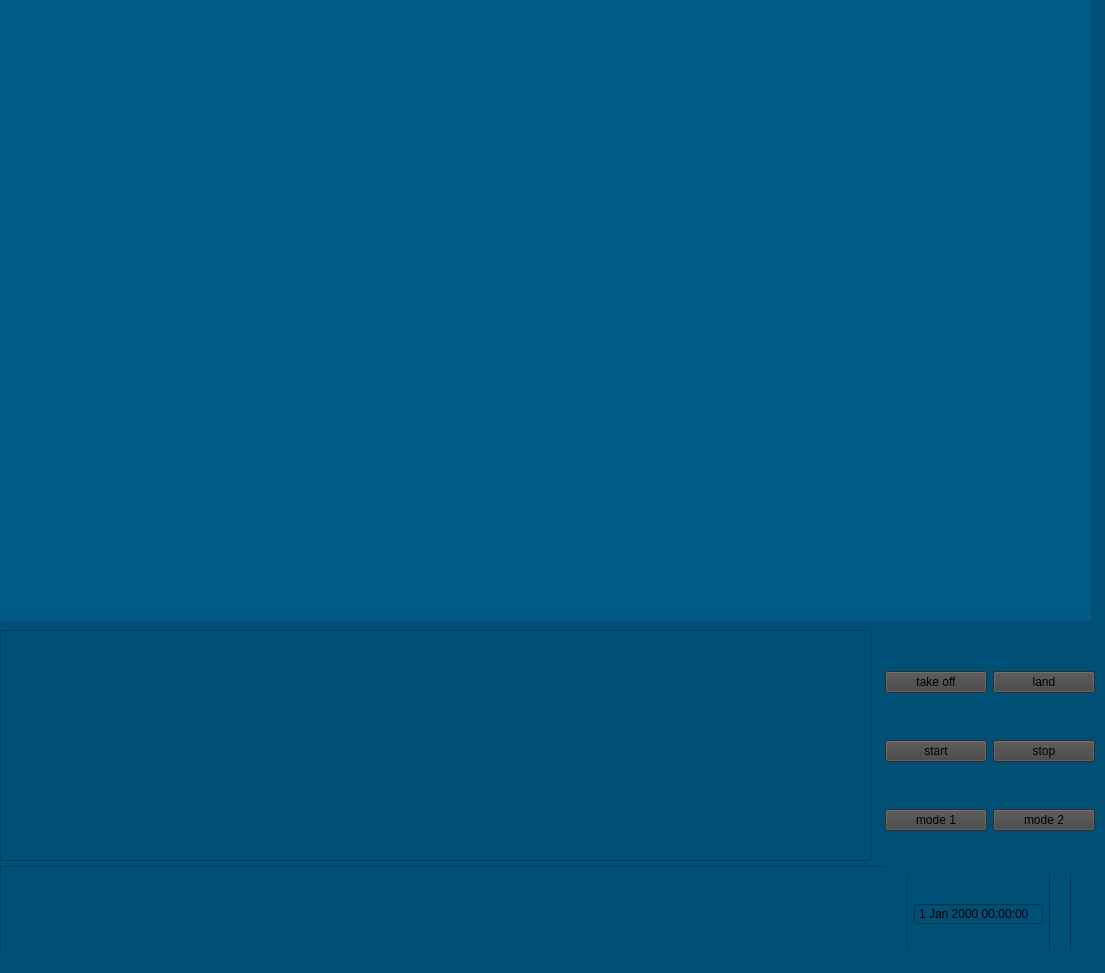
<?xml version="1.0" encoding="UTF-8"?>
<ui version="4.0">
 <class>MainWindow</class>
 <widget class="QMainWindow" name="MainWindow">
  <property name="geometry">
   <rect>
    <x>0</x>
    <y>0</y>
    <width>1105</width>
    <height>973</height>
   </rect>
  </property>
  <property name="windowTitle">
   <string>MainWindow</string>
  </property>
  <property name="styleSheet">
   <string notr="true">background-color: rgb(0, 79, 116);</string>
  </property>
  <widget class="QWidget" name="centralwidget">
   <widget class="QWidget" name="verticalLayoutWidget">
    <property name="geometry">
     <rect>
      <x>0</x>
      <y>0</y>
      <width>1091</width>
      <height>621</height>
     </rect>
    </property>
    <layout class="QVBoxLayout" name="verticalLayout">
     <item>
      <layout class="QGridLayout" name="gridLayout">
       <item row="0" column="0">
        <widget class="QLabel" name="label">
         <property name="styleSheet">
          <string notr="true">background-color: rgb(0, 92, 135);</string>
         </property>
         <property name="text">
          <string/>
         </property>
         <property name="pixmap">
          <pixmap>map.png</pixmap>
         </property>
         <property name="scaledContents">
          <bool>true</bool>
         </property>
         <property name="wordWrap">
          <bool>false</bool>
         </property>
        </widget>
       </item>
      </layout>
     </item>
    </layout>
   </widget>
   <widget class="QWidget" name="horizontalLayoutWidget_2">
    <property name="geometry">
     <rect>
      <x>0</x>
      <y>866</y>
      <width>1071</width>
      <height>97</height>
     </rect>
    </property>
    <layout class="QHBoxLayout" name="horizontalLayout_2">
     <item>
      <widget class="QTextBrowser" name="textBrowser_2"/>
     </item>
     <item>
      <widget class="QDateTimeEdit" name="dateTimeEdit">
       <property name="enabled">
        <bool>true</bool>
       </property>
       <property name="wrapping">
        <bool>true</bool>
       </property>
       <property name="frame">
        <bool>true</bool>
       </property>
       <property name="buttonSymbols">
        <enum>QAbstractSpinBox::NoButtons</enum>
       </property>
       <property name="keyboardTracking">
        <bool>false</bool>
       </property>
       <property name="calendarPopup">
        <bool>false</bool>
       </property>
      </widget>
     </item>
     <item>
      <widget class="QProgressBar" name="battery_check">
       <property name="textVisible">
        <bool>false</bool>
       </property>
       <property name="orientation">
        <enum>Qt::Vertical</enum>
       </property>
      </widget>
     </item>
    </layout>
   </widget>
   <widget class="QWidget" name="horizontalLayoutWidget">
    <property name="geometry">
     <rect>
      <x>0</x>
      <y>630</y>
      <width>871</width>
      <height>231</height>
     </rect>
    </property>
    <layout class="QHBoxLayout" name="horizontalLayout">
     <item>
      <widget class="QTextBrowser" name="text">
       <property name="palette">
        <palette>
         <active>
          <colorrole role="WindowText">
           <brush brushstyle="SolidPattern">
            <color alpha="255">
             <red>0</red>
             <green>0</green>
             <blue>0</blue>
            </color>
           </brush>
          </colorrole>
          <colorrole role="Button">
           <brush brushstyle="SolidPattern">
            <color alpha="255">
             <red>0</red>
             <green>79</green>
             <blue>116</blue>
            </color>
           </brush>
          </colorrole>
          <colorrole role="Light">
           <brush brushstyle="SolidPattern">
            <color alpha="255">
             <red>255</red>
             <green>127</green>
             <blue>191</blue>
            </color>
           </brush>
          </colorrole>
          <colorrole role="Midlight">
           <brush brushstyle="SolidPattern">
            <color alpha="255">
             <red>255</red>
             <green>63</green>
             <blue>159</blue>
            </color>
           </brush>
          </colorrole>
          <colorrole role="Dark">
           <brush brushstyle="SolidPattern">
            <color alpha="255">
             <red>127</red>
             <green>0</green>
             <blue>63</blue>
            </color>
           </brush>
          </colorrole>
          <colorrole role="Mid">
           <brush brushstyle="SolidPattern">
            <color alpha="255">
             <red>170</red>
             <green>0</green>
             <blue>84</blue>
            </color>
           </brush>
          </colorrole>
          <colorrole role="Text">
           <brush brushstyle="SolidPattern">
            <color alpha="255">
             <red>0</red>
             <green>0</green>
             <blue>0</blue>
            </color>
           </brush>
          </colorrole>
          <colorrole role="BrightText">
           <brush brushstyle="SolidPattern">
            <color alpha="255">
             <red>255</red>
             <green>255</green>
             <blue>255</blue>
            </color>
           </brush>
          </colorrole>
          <colorrole role="ButtonText">
           <brush brushstyle="SolidPattern">
            <color alpha="255">
             <red>0</red>
             <green>0</green>
             <blue>0</blue>
            </color>
           </brush>
          </colorrole>
          <colorrole role="Base">
           <brush brushstyle="SolidPattern">
            <color alpha="255">
             <red>0</red>
             <green>79</green>
             <blue>116</blue>
            </color>
           </brush>
          </colorrole>
          <colorrole role="Window">
           <brush brushstyle="SolidPattern">
            <color alpha="255">
             <red>0</red>
             <green>79</green>
             <blue>116</blue>
            </color>
           </brush>
          </colorrole>
          <colorrole role="Shadow">
           <brush brushstyle="SolidPattern">
            <color alpha="255">
             <red>0</red>
             <green>0</green>
             <blue>0</blue>
            </color>
           </brush>
          </colorrole>
          <colorrole role="AlternateBase">
           <brush brushstyle="SolidPattern">
            <color alpha="255">
             <red>255</red>
             <green>127</green>
             <blue>191</blue>
            </color>
           </brush>
          </colorrole>
          <colorrole role="ToolTipBase">
           <brush brushstyle="SolidPattern">
            <color alpha="255">
             <red>255</red>
             <green>255</green>
             <blue>220</blue>
            </color>
           </brush>
          </colorrole>
          <colorrole role="ToolTipText">
           <brush brushstyle="SolidPattern">
            <color alpha="255">
             <red>0</red>
             <green>0</green>
             <blue>0</blue>
            </color>
           </brush>
          </colorrole>
         </active>
         <inactive>
          <colorrole role="WindowText">
           <brush brushstyle="SolidPattern">
            <color alpha="255">
             <red>0</red>
             <green>0</green>
             <blue>0</blue>
            </color>
           </brush>
          </colorrole>
          <colorrole role="Button">
           <brush brushstyle="SolidPattern">
            <color alpha="255">
             <red>0</red>
             <green>79</green>
             <blue>116</blue>
            </color>
           </brush>
          </colorrole>
          <colorrole role="Light">
           <brush brushstyle="SolidPattern">
            <color alpha="255">
             <red>255</red>
             <green>127</green>
             <blue>191</blue>
            </color>
           </brush>
          </colorrole>
          <colorrole role="Midlight">
           <brush brushstyle="SolidPattern">
            <color alpha="255">
             <red>255</red>
             <green>63</green>
             <blue>159</blue>
            </color>
           </brush>
          </colorrole>
          <colorrole role="Dark">
           <brush brushstyle="SolidPattern">
            <color alpha="255">
             <red>127</red>
             <green>0</green>
             <blue>63</blue>
            </color>
           </brush>
          </colorrole>
          <colorrole role="Mid">
           <brush brushstyle="SolidPattern">
            <color alpha="255">
             <red>170</red>
             <green>0</green>
             <blue>84</blue>
            </color>
           </brush>
          </colorrole>
          <colorrole role="Text">
           <brush brushstyle="SolidPattern">
            <color alpha="255">
             <red>0</red>
             <green>0</green>
             <blue>0</blue>
            </color>
           </brush>
          </colorrole>
          <colorrole role="BrightText">
           <brush brushstyle="SolidPattern">
            <color alpha="255">
             <red>255</red>
             <green>255</green>
             <blue>255</blue>
            </color>
           </brush>
          </colorrole>
          <colorrole role="ButtonText">
           <brush brushstyle="SolidPattern">
            <color alpha="255">
             <red>0</red>
             <green>0</green>
             <blue>0</blue>
            </color>
           </brush>
          </colorrole>
          <colorrole role="Base">
           <brush brushstyle="SolidPattern">
            <color alpha="255">
             <red>0</red>
             <green>79</green>
             <blue>116</blue>
            </color>
           </brush>
          </colorrole>
          <colorrole role="Window">
           <brush brushstyle="SolidPattern">
            <color alpha="255">
             <red>0</red>
             <green>79</green>
             <blue>116</blue>
            </color>
           </brush>
          </colorrole>
          <colorrole role="Shadow">
           <brush brushstyle="SolidPattern">
            <color alpha="255">
             <red>0</red>
             <green>0</green>
             <blue>0</blue>
            </color>
           </brush>
          </colorrole>
          <colorrole role="AlternateBase">
           <brush brushstyle="SolidPattern">
            <color alpha="255">
             <red>255</red>
             <green>127</green>
             <blue>191</blue>
            </color>
           </brush>
          </colorrole>
          <colorrole role="ToolTipBase">
           <brush brushstyle="SolidPattern">
            <color alpha="255">
             <red>255</red>
             <green>255</green>
             <blue>220</blue>
            </color>
           </brush>
          </colorrole>
          <colorrole role="ToolTipText">
           <brush brushstyle="SolidPattern">
            <color alpha="255">
             <red>0</red>
             <green>0</green>
             <blue>0</blue>
            </color>
           </brush>
          </colorrole>
         </inactive>
         <disabled>
          <colorrole role="WindowText">
           <brush brushstyle="SolidPattern">
            <color alpha="255">
             <red>127</red>
             <green>0</green>
             <blue>63</blue>
            </color>
           </brush>
          </colorrole>
          <colorrole role="Button">
           <brush brushstyle="SolidPattern">
            <color alpha="255">
             <red>0</red>
             <green>79</green>
             <blue>116</blue>
            </color>
           </brush>
          </colorrole>
          <colorrole role="Light">
           <brush brushstyle="SolidPattern">
            <color alpha="255">
             <red>255</red>
             <green>127</green>
             <blue>191</blue>
            </color>
           </brush>
          </colorrole>
          <colorrole role="Midlight">
           <brush brushstyle="SolidPattern">
            <color alpha="255">
             <red>255</red>
             <green>63</green>
             <blue>159</blue>
            </color>
           </brush>
          </colorrole>
          <colorrole role="Dark">
           <brush brushstyle="SolidPattern">
            <color alpha="255">
             <red>127</red>
             <green>0</green>
             <blue>63</blue>
            </color>
           </brush>
          </colorrole>
          <colorrole role="Mid">
           <brush brushstyle="SolidPattern">
            <color alpha="255">
             <red>170</red>
             <green>0</green>
             <blue>84</blue>
            </color>
           </brush>
          </colorrole>
          <colorrole role="Text">
           <brush brushstyle="SolidPattern">
            <color alpha="255">
             <red>127</red>
             <green>0</green>
             <blue>63</blue>
            </color>
           </brush>
          </colorrole>
          <colorrole role="BrightText">
           <brush brushstyle="SolidPattern">
            <color alpha="255">
             <red>255</red>
             <green>255</green>
             <blue>255</blue>
            </color>
           </brush>
          </colorrole>
          <colorrole role="ButtonText">
           <brush brushstyle="SolidPattern">
            <color alpha="255">
             <red>127</red>
             <green>0</green>
             <blue>63</blue>
            </color>
           </brush>
          </colorrole>
          <colorrole role="Base">
           <brush brushstyle="SolidPattern">
            <color alpha="255">
             <red>0</red>
             <green>79</green>
             <blue>116</blue>
            </color>
           </brush>
          </colorrole>
          <colorrole role="Window">
           <brush brushstyle="SolidPattern">
            <color alpha="255">
             <red>0</red>
             <green>79</green>
             <blue>116</blue>
            </color>
           </brush>
          </colorrole>
          <colorrole role="Shadow">
           <brush brushstyle="SolidPattern">
            <color alpha="255">
             <red>0</red>
             <green>0</green>
             <blue>0</blue>
            </color>
           </brush>
          </colorrole>
          <colorrole role="AlternateBase">
           <brush brushstyle="SolidPattern">
            <color alpha="255">
             <red>255</red>
             <green>0</green>
             <blue>127</blue>
            </color>
           </brush>
          </colorrole>
          <colorrole role="ToolTipBase">
           <brush brushstyle="SolidPattern">
            <color alpha="255">
             <red>255</red>
             <green>255</green>
             <blue>220</blue>
            </color>
           </brush>
          </colorrole>
          <colorrole role="ToolTipText">
           <brush brushstyle="SolidPattern">
            <color alpha="255">
             <red>0</red>
             <green>0</green>
             <blue>0</blue>
            </color>
           </brush>
          </colorrole>
         </disabled>
        </palette>
       </property>
      </widget>
     </item>
    </layout>
   </widget>
   <widget class="QWidget" name="gridLayoutWidget_2">
    <property name="geometry">
     <rect>
      <x>885</x>
      <y>630</y>
      <width>210</width>
      <height>243</height>
     </rect>
    </property>
    <layout class="QGridLayout" name="gridLayout_2">
     <item row="1" column="1">
      <widget class="QPushButton" name="stop_button">
       <property name="styleSheet">
        <string notr="true">font: 20pt &quot;Lato&quot;;
border-color: rgb(0, 85, 255);
background-color: rgb(66, 66, 66);</string>
       </property>
       <property name="text">
        <string>stop</string>
       </property>
      </widget>
     </item>
     <item row="0" column="1">
      <widget class="QPushButton" name="land_button">
       <property name="styleSheet">
        <string notr="true">font: 20pt &quot;Lato&quot;;
border-color: rgb(0, 85, 255);
background-color: rgb(66, 66, 66);</string>
       </property>
       <property name="text">
        <string>land</string>
       </property>
       <property name="autoRepeat">
        <bool>true</bool>
       </property>
      </widget>
     </item>
     <item row="2" column="0">
      <widget class="QPushButton" name="mode1_button">
       <property name="styleSheet">
        <string notr="true">font: 20pt &quot;Lato&quot;;
border-color: rgb(0, 85, 255);
background-color: rgb(66, 66, 66);</string>
       </property>
       <property name="text">
        <string>mode 1</string>
       </property>
      </widget>
     </item>
     <item row="0" column="0">
      <widget class="QPushButton" name="take_off_button">
       <property name="cursor">
        <cursorShape>ArrowCursor</cursorShape>
       </property>
       <property name="styleSheet">
        <string notr="true">font: 20pt &quot;Lato&quot;;
border-color: rgb(0, 85, 255);
background-color: rgb(66, 66, 66);</string>
       </property>
       <property name="text">
        <string>take off</string>
       </property>
       <property name="autoRepeat">
        <bool>true</bool>
       </property>
      </widget>
     </item>
     <item row="1" column="0">
      <widget class="QPushButton" name="start_button">
       <property name="styleSheet">
        <string notr="true">font: 20pt &quot;Lato&quot;;
border-color: rgb(0, 85, 255);
background-color: rgb(66, 66, 66);</string>
       </property>
       <property name="text">
        <string>start</string>
       </property>
      </widget>
     </item>
     <item row="2" column="1">
      <widget class="QPushButton" name="mode2_button">
       <property name="styleSheet">
        <string notr="true">font: 20pt &quot;Lato&quot;;
border-color: rgb(0, 85, 255);
background-color: rgb(66, 66, 66);</string>
       </property>
       <property name="text">
        <string>mode 2</string>
       </property>
      </widget>
     </item>
    </layout>
   </widget>
   <zorder>verticalLayoutWidget</zorder>
   <zorder>horizontalLayoutWidget_2</zorder>
   <zorder>horizontalLayoutWidget</zorder>
   <zorder>gridLayoutWidget_2</zorder>
   <zorder>text</zorder>
  </widget>
  <widget class="QMenuBar" name="menubar">
   <property name="geometry">
    <rect>
     <x>0</x>
     <y>0</y>
     <width>1105</width>
     <height>31</height>
    </rect>
   </property>
  </widget>
  <widget class="QStatusBar" name="statusbar"/>
 </widget>
 <resources/>
 <connections/>
</ui>
